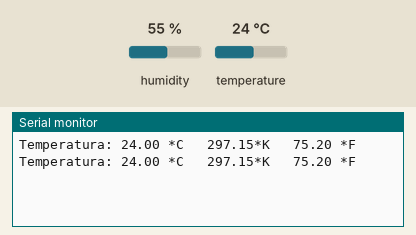
A sketch run on a simulated Arduino Uno, built with avr-gcc and run on an emulated ATmega328P. Shown: the last lines printed to the serial monitor. The inputs (shaded band) are chosen by the test bench; at power-on: temperature 24 °C, humidity 55 %.

Above: at 10.8 s.
10.9 s: temperature set to 12 °C
At 15.7 s:
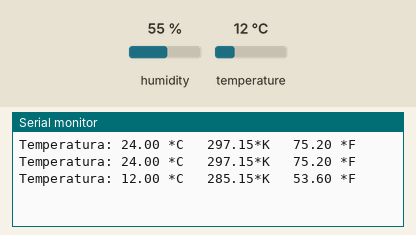
18.4 s: temperature set to 19 °C
At 20.5 s:
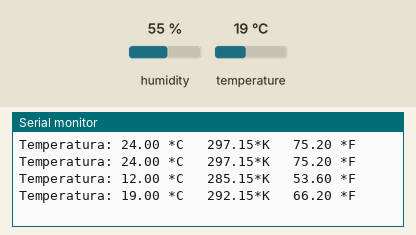
Timing chart, 0 to 22.0 s (numbered marks = the images above; inputs shaded):
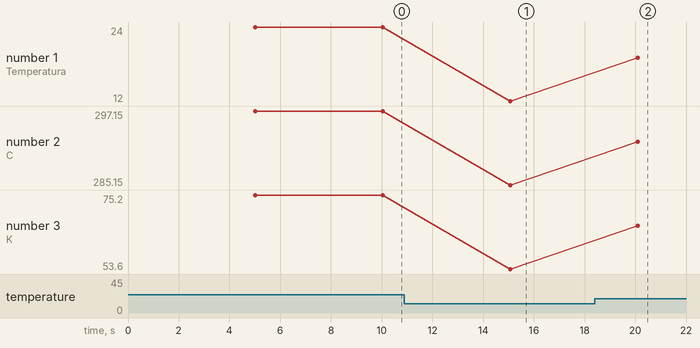

The sketch:

temperatruaDHT11.ino
```cpp
// Incluimos librería
#include <DHT.h>

// Definimos el pin digital donde se conecta el sensor
#define DHTPIN 2
// Dependiendo del tipo de sensor
#define DHTTYPE DHT11

// Inicializamos el sensor DHT11
DHT dht(DHTPIN, DHTTYPE);


void setup() {
  // Inicializamos comunicación serie
  Serial.begin(9600);

  // Comenzamos el sensor DHT
  dht.begin();
}

void loop() {
    // Esperamos 5 segundos entre medidas
  delay(5000);


  // Leemos la temperatura en grados centígrados (por defecto)
  float t = dht.readTemperature();

  float kelvin = t + 273.15;
  // Leemos la temperatura en grados Fahrenheit
  float f = dht.readTemperature(true);

  // Comprobamos si ha habido algún error en la lectura
  if (isnan(kelvin) || isnan(t) || isnan(f)) {
    Serial.println("Error obteniendo los datos del sensor DHT11");
    return;
  }

  // Calcular el índice de calor en Fahrenheit
  float hif = dht.computeHeatIndex(f);
  // Calcular el índice de calor en grados centígrados
  float hic = dht.computeHeatIndex(t,  false);
  Serial.print("Temperatura: ");

  Serial.print(t);
  Serial.print(" *C   ");

  Serial.print(kelvin);
  Serial.print("*K   ");


  Serial.print(f);
  Serial.print(" *F");
  Serial.println("");


}
```

Measured:
- after the input at 10.9 s, the serial monitor: prints a new line after 4.2 s (image 1)
- after the input at 18.4 s, the serial monitor: prints a new line after 1.7 s (image 2)
- plotted number 1: 24 → 12 after the input at 10.9 s, 12 → 19 after the input at 18.4 s
- plotted number 2: 297.15 → 285.15 after the input at 10.9 s, 285.15 → 292.15 after the input at 18.4 s
- plotted number 3: 75.2 → 53.6 after the input at 10.9 s, 53.6 → 66.2 after the input at 18.4 s
